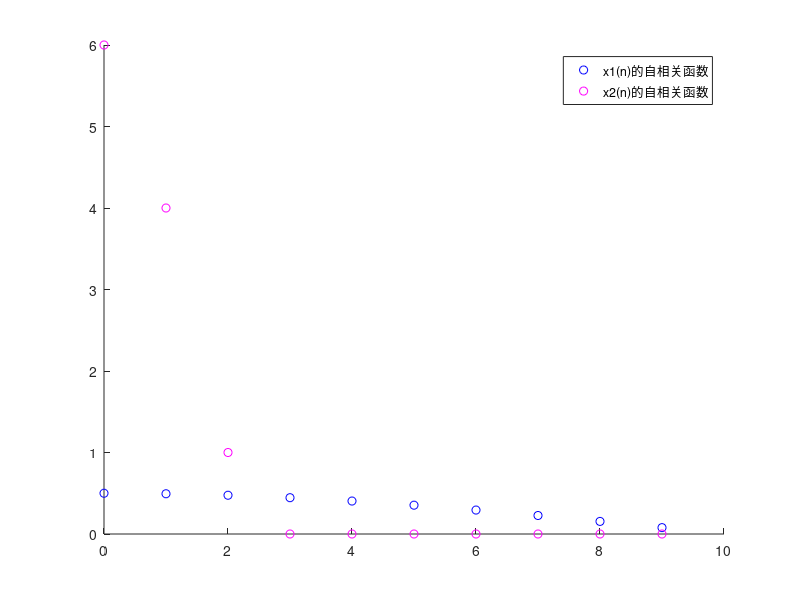

Recreate this plot in MATLAB.
clear all
clc

n=[0:1:9];

r1=0.5*cos(0.05*pi*n);

r2=zeros(10,1);
r2(1)=6;
r2(2)=4;
r2(3)=1;

figure(1)
scatter(n,r1,'b')
hold on
scatter(n,r2,'m')
legend('x1(n)的自相关函数','x2(n)的自相关函数')
hold off